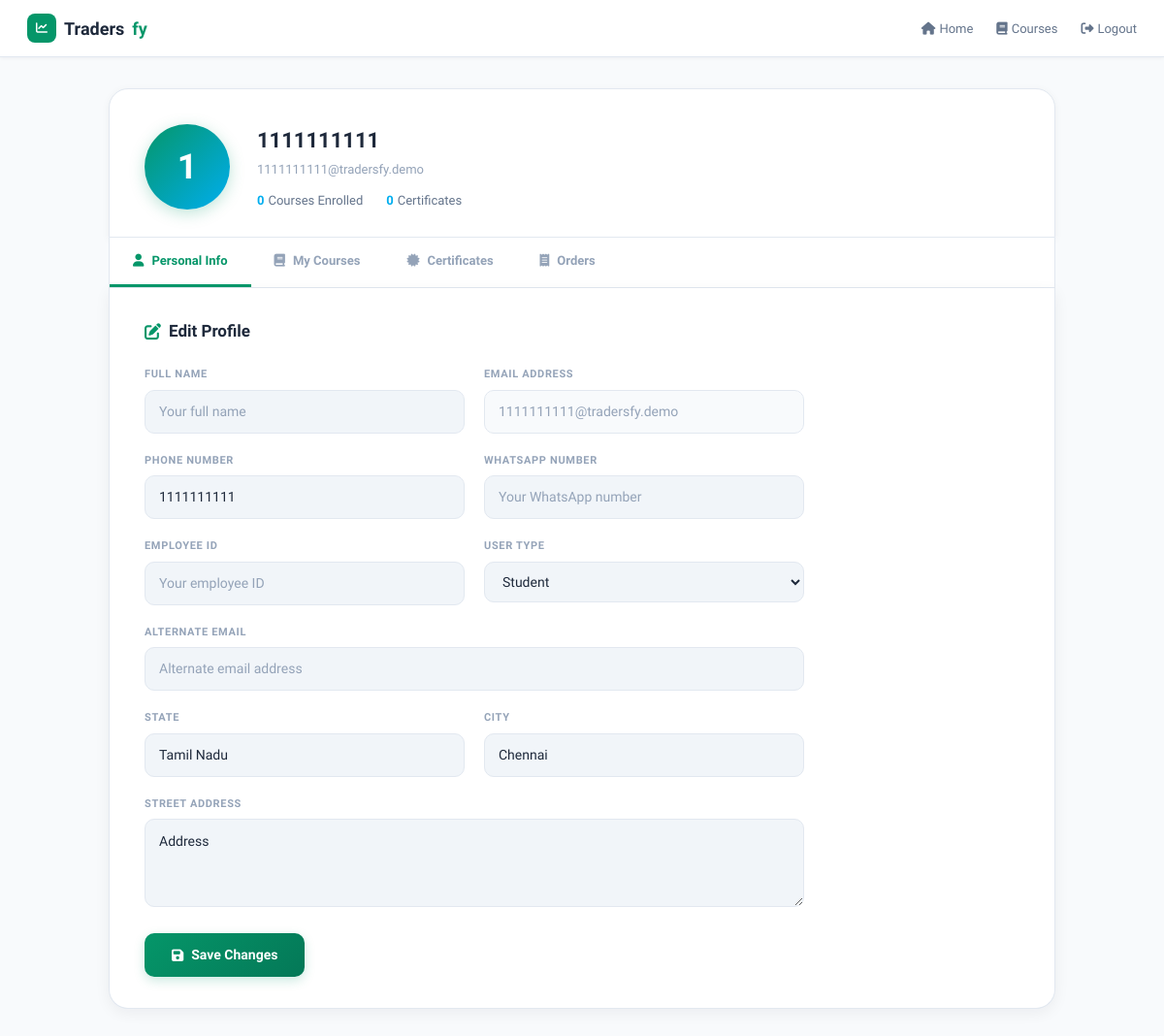
The page /profile/ (signed in) on the database as committed earlier.
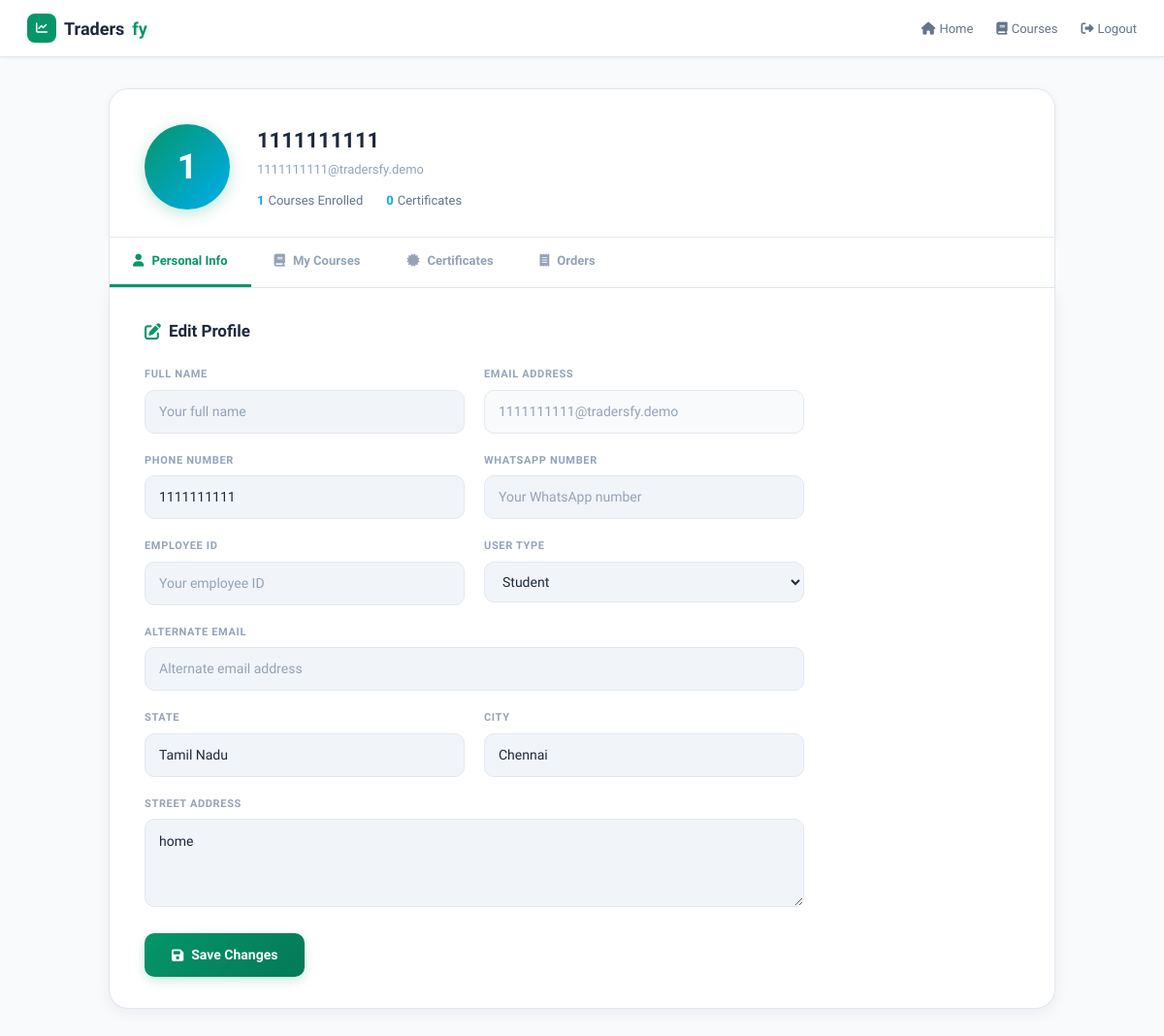
The same page on the database as committed later.
### core/models.py (models this page shows, shortened)
class Profile(models.Model):
    user = models.OneToOneField(User, on_delete=models.CASCADE, related_name='profile')
    full_name = models.CharField(max_length=255, blank=True, null=True)
    alt_email = models.EmailField(verbose_name="Alternate Email", blank=True, null=True)
    employee_id = models.CharField(verbose_name="Employee ID", max_length=50, blank=True, null=True)
    USER_TYPE_CHOICES = [
        ('student', 'Student'),
        ('professional', 'Professional'),
        ('instructor', 'Instructor'),
        ('other', 'Other'),
    ]
    user_type = models.CharField(max_length=20, choices=USER_TYPE_CHOICES, default='student')
    phone_number = models.CharField(verbose_name="Phone Number", max_length=20, blank=True, null=True)
    profile_picture_url = models.URLField(verbose_name="Profile Picture URL", blank=True, null=True)
    whatsapp_number = models.CharField(verbose_name="WhatsApp Number", max_length=20, blank=True, null=True)
    state = models.CharField(max_length=100, default="Tamil Nadu", blank=True)
    city = models.CharField(max_length=100, default="Chennai", blank=True)
    street_address = models.TextField(default="Address", blank=True)
    created_at = models.DateTimeField(default=timezone.now)
    updated_at = models.DateTimeField(auto_now=True)
    class Meta:
        verbose_name_plural = "Profiles"
        ordering = ['-created_at']

### core/views.py (the view, shortened to what this page needs)
# urls.py: path('profile/', profile_view, name='profile'),
@login_required
def profile_view(request):
    user_profile, _ = Profile.objects.get_or_create(user=request.user)
    enrolled_courses = CourseAccess.objects.filter(user=request.user).count()
    return render(request, 'core/profile.html', {
        'profile': user_profile,
        'enrolled_courses': enrolled_courses,
    })

### core/models.py (called while the page is built)
    def get_duration_display(self):
        if self.duration_hours and self.duration_minutes:
            return f"{self.duration_hours}h {self.duration_minutes}m"
        elif self.duration_hours:
            return f"{self.duration_hours}h"
        elif self.duration_minutes:
            return f"{self.duration_minutes}m"
        return "N/A"

### core/templates/core/profile.html (shortened to what the changed rows need)
<!DOCTYPE html>
<html lang="en">
<head>
    <script src="https://cdn.tailwindcss.com"></script>
    <link rel="stylesheet" href="https://cdnjs.cloudflare.com/ajax/libs/font-awesome/6.4.0/css/all.min.css">
</head>
<body>
    <div class="container">
        <div class="profile-header">
            <div style="flex:1;">
                <div class="profile-name">{{ profile.full_name|default:user.username }}</div>
                <div class="profile-email">{{ user.email }}</div>
                <div class="profile-stats">
                    <div><span class="stat-val">{{ enrolled_courses }}</span><span class="stat-lbl">Courses Enrolled</span></div>
                    <div><span class="stat-val">{{ user.certificates.count }}</span><span class="stat-lbl">Certificates</span></div>
                </div>
            </div>
        </div>
        <div class="tabs-bottom">
            <div id="personal" class="tab-content active">
                <form method="POST" style="max-width:680px;">
                    <div class="grid-2">
                        <div class="form-group">
                            <label class="form-label">Phone Number</label>
                            <input type="tel" name="phone_number" value="{{ profile.phone_number|default:'' }}" class="form-input" placeholder="Your phone number">
                        </div>
                    </div>
                    <div class="grid-2">
                        <div class="form-group">
                            <label class="form-label">User Type</label>
                            <select name="user_type" class="form-input">
                                <option value="student"      {% if profile.user_type == 'student'      %}selected{% endif %}>Student</option>
                            </select>
                        </div>
                    </div>
                    <div class="grid-2">
                        <div class="form-group">
                            <label class="form-label">State</label>
                            <input type="text" name="state" value="{{ profile.state|default:'' }}" class="form-input" placeholder="Your state">
                        </div>
                        <div class="form-group">
                            <label class="form-label">City</label>
                            <input type="text" name="city" value="{{ profile.city|default:'' }}" class="form-input" placeholder="Your city">
                        </div>
                    </div>
                    <div class="form-group">
                        <label class="form-label">Street Address</label>
                        <textarea name="street_address" class="form-input" rows="3" placeholder="Your street address">{{ profile.street_address|default:'' }}</textarea>
                    </div>
                </form>
            </div>
        </div>
    </div>
</body>
</html>

Rows that differ between the two databases and show on the page:
changed Profile "Student": street_address "Address" → "home"
Other text that changed with them:
{{ enrolled_courses }}: "0" → "1"
